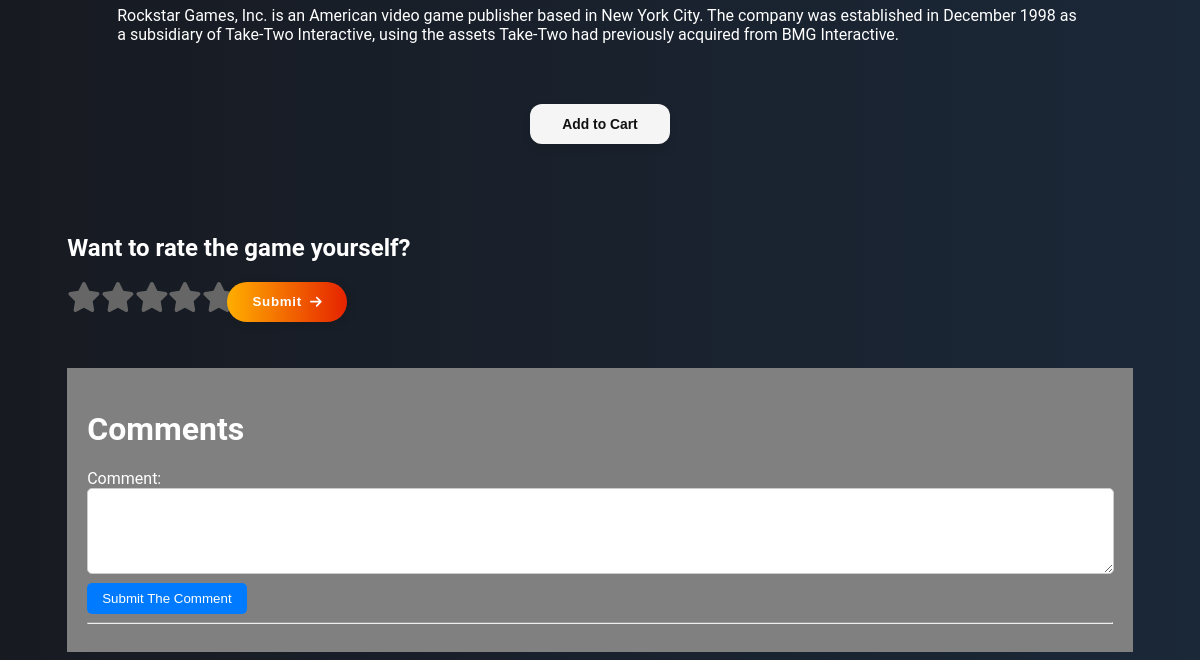
Page /gameDescription.php?gameID=26 (lower part) on the earlier database version.
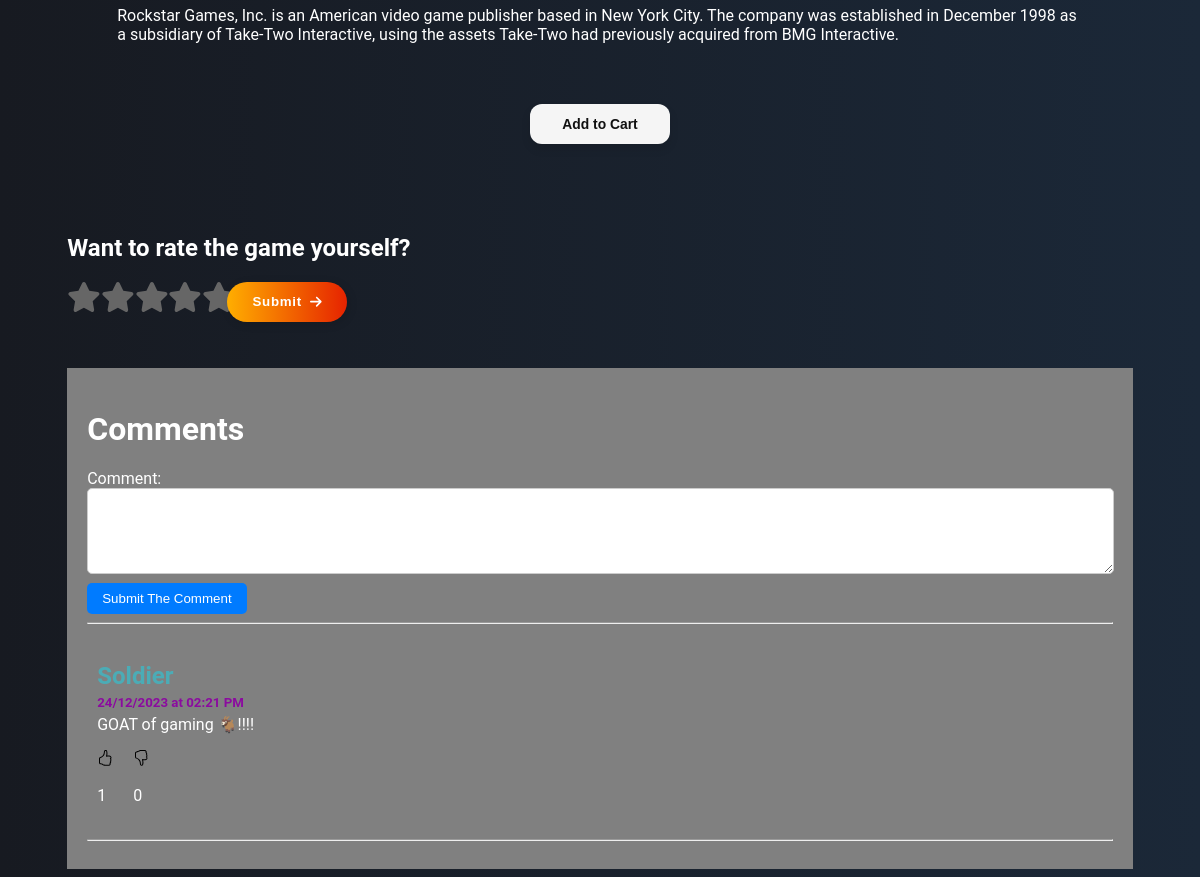
Same page on the later database version.
### tables this page shows
CREATE TABLE `comments` (
  `id` int(11) NOT NULL,
  `g_id` int(11) NOT NULL,
  `u_id` int(11) NOT NULL,
  `comment` text NOT NULL,
  `date_time` datetime DEFAULT NULL
);

### gameDescription.php (the view, shortened to what the changed rows need)
<?php
include("connection.php");
if (!isset($_GET['gameID'])) {
    header("Location: shop.php");
} else {
    $gameID = $_GET['gameID'];
    $sql = "UPDATE games SET views = views + 1 WHERE id = '$gameID'";
    mysqli_query($con, $sql);
}
?>
<!DOCTYPE html>
<html lang="en">
<head>
    <link rel="stylesheet" href="style.css" />
</head>
<body>
    <div class="content" style="display: none">
        <div class="container">
            <div class="gameDescription">
                <h2>Want to rate the game yourself?</h2>
                <div class="comments">
                    <h1>Comments</h1>
                    <div class="comment_form">
                        <form action="commentProcess.php" method="POST">
                            <label for="comment">Comment:</label><br>
                            <textarea name="comment" id="comment" cols="50" rows="4"></textarea><br>
                        </form>
                    </div>
                    <hr>
                    <?php
                    $sql = "SELECT c.*, u.username,
                                COUNT(lc.u_id) AS likes,
                                COUNT(dc.u_id) AS dislikes
                            FROM comments c
                            INNER JOIN user u ON c.u_id = u.id
                            LEFT JOIN like_comment lc ON c.id = lc.c_id
                            LEFT JOIN dislike_comment dc ON c.id = dc.c_id
                            WHERE c.g_id = '$gameID'
                            GROUP BY c.id
                            ORDER BY c.date_time DESC;";
                    $result = mysqli_query($con, $sql);
                    while ($row = mysqli_fetch_assoc($result)) {
                        $commentID = $row['id'];
                        $username = $row['username'];
                        $comment = $row['comment'];
                        $date_time = $row['date_time'];
                        $date = date("d/m/Y", strtotime($date_time));
                        $time = date("h:i A", strtotime($date_time));
                        $likes = $row['likes'];
                        $dislikes = $row['dislikes'];
                        if (isset($_SESSION['user_id'])) {
                            $sql_likes = "SELECT * FROM like_comment WHERE u_id = '$_SESSION[user_id]' AND c_id = '$commentID'";
                            $result_likes = mysqli_query($con, $sql_likes);
                            if (mysqli_num_rows($result_likes) > 0) {
                                $hasLiked = true;
                            } else {
                                $hasLiked = false;
                            }
                            $sql_dislikes = "SELECT * FROM dislike_comment WHERE u_id = '$_SESSION[user_id]' AND c_id = '$commentID'";
                            $result_dislikes = mysqli_query($con, $sql_dislikes);
                            if (mysqli_num_rows($result_dislikes) > 0) {
                                $hasDisliked = true;
                            } else {
                                $hasDisliked = false;
                            }
                            echo '<div id="comment-' . $commentID . '" class="comment" >
                        <h2 class="comment_username">' . $username . '</h2>
                        <h5 class="comment_date">' . $date . ' at ' . $time . '</h5>
                        <p class="comment_text">' . $comment . '</p>
                        <div class="comment_likes" >
                            <div  class="comment_like">';
                            echo '
                                <svg id="like-' . $commentID . '" data-comment-id="' . $commentID  . '" xmlns="http://www.w3.org/2000/svg" width="16" height="16" fill="currentColor" class="bi bi-hand-thumbs-up';
                            if ($hasLiked) {
                                echo ' liked';
                            }
                            echo '" viewBox="0 0 16 16">
                                    <path d="M6.956 1.745C7.021.81 7.908.087 8.864.325l.261.066c.463.116.874.456 1.012.965.22.816.533 2.511.062 4.51a9.84 9.84 0 0 1 .443-.051c.713-.065 1.669-.072 2.516.21.518.173.994.681 1.2 1.273.184.532.16 1.162-.234 1.733.058.119.103.242.138.363.077.27.113.567.113.856 0 .289-.036.586-.113.856-.039.135-.09.273-.16.404.169.387.107.819-.003 1.148a3.163 3.163 0 0 1-.488.901c.054.152.076.312.076.465 0 .305-.089.625-.253.912C13.1 15.522 12.437 16 11.5 16H8c-.605 0-1.07-.081-1.466-.218a4.82 4.82 0 0 1-.97-.484l-.048-.03c-.504-.307-.999-.609-2.068-.722C2.682 14.464 2 13.846 2 13V9c0-.85.685-1.432 1.357-1.615.849-.232 1.574-.787 2.132-1.41.56-.627.914-1.28 1.039-1.639.199-.575.356-1.539.428-2.59z"/>
                                </svg>';
                            echo '
                                <p id="like-count-' . $commentID . '" class="comment_like_text">' . $likes . '</p>
                            </div>
                            <div  class="comment_dislike" >';
                            echo '
                                <svg id="dislike-' . $commentID . '" data-comment-id="' . $commentID  . '" xmlns="http://www.w3.org/2000/svg" width="16" height="16" fill="currentColor" class="bi bi-hand-thumbs-down';
                            if ($hasDisliked) {
                                echo ' disliked';
                            }
                            echo '" viewBox="0 0 16 16">
                                    <path d="M6.956 14.534c.065.936.952 1.659 1.908 1.42l.261-.065a1.378 1.378 0 0 0 1.012-.965c.22-.816.533-2.512.062-4.51.136.02.285.037.443.051.713.065 1.669.071 2.516-.211.518-.173.994-.68 1.2-1.272a1.896 1.896 0 0 0-.234-1.734c.058-.118.103-.242.138-.362.077-.27.113-.568.113-.856 0-.29-.036-.586-.113-.857a2.094 2.094 0 0 0-.16-.403c.169-.387.107-.82-.003-1.149a3.162 3.162 0 0 0-.488-.9c.054-.153.076-.313.076-.465a1.86 1.86 0 0 0-.253-.912C13.1.757 12.437.28 11.5.28H8c-.605 0-1.07.08-1.466.217a4.823 4.823 0 0 0-.97.485l-.048.029c-.504.308-.999.61-2.068.723C2.682 1.815 2 2.434 2 3.279v4c0 .851.685 1.433 1.357 1.616.849.232 1.574.787 2.132 1.41.56.626.914 1.28 1.039 1.638.199.575.356 1.54.428 2.591z"/>
                                </svg>';
                            echo
                            '<p id="dislike-count-' . $commentID . '" class="comment_dislike_text">' . $dislikes . '</p>
                            </div>';
                            if ($username == $_SESSION['username']) {
                                echo '
                                <div class="comment_edit">
                                    <svg style="position:relative; top:-25px" data-comment-id="' . $commentID  . '" xmlns="http://www.w3.org/2000/svg" width="16" height="16" fill="currentColor" class="bi bi-pencil-square" viewBox="0 0 16 16">
                                        <path d="M15.502 1.94a.5.5 0 0 1 0 .706L14.459 3.69l-2-2L13.502.646a.5.5 0 0 1 .707 0l1.293 1.293zm-1.75 2.456-2-2L4.939 9.21a.5.5 0 0 0-.121.196l-.805 2.414a.25.25 0 0 0 .316.316l2.414-.805a.5.5 0 0 0 .196-.12l6.813-6.814z"/>
                                        <path fill-rule="evenodd" d="M1 13.5A1.5 1.5 0 0 0 2.5 15h11a1.5 1.5 0 0 0 1.5-1.5v-6a.5.5 0 0 0-1 0v6a.5.5 0 0 1-.5.5h-11a.5.5 0 0 1-.5-.5v-11a.5.5 0 0 1 .5-.5H9a.5.5 0 0 0 0-1H2.5A1.5 1.5 0 0 0 1 2.5z"/>
                                    </svg>
                                </div>
                                ';
                                echo '
                                <div class="comment_delete" >
                                    <svg style="position:relative; top:-25px" data-comment-id="' . $commentID  . '" xmlns="http://www.w3.org/2000/svg" width="16" height="16" fill="currentColor" class="bi deleteComment bi-trash3" viewBox="0 0 16 16">
                                        <path data-comment-id="' . $commentID  . '" d="M6.5 1h3a.5.5 0 0 1 .5.5v1H6v-1a.5.5 0 0 1 .5-.5M11 2.5v-1A1.5 1.5 0 0 0 9.5 0h-3A1.5 1.5 0 0 0 5 1.5v1H2.506a.58.58 0 0 0-.01 0H1.5a.5.5 0 0 0 0 1h.538l.853 10.66A2 2 0 0 0 4.885 16h6.23a2 2 0 0 0 1.994-1.84l.853-10.66h.538a.5.5 0 0 0 0-1h-.995a.59.59 0 0 0-.01 0zm1.958 1-.846 10.58a1 1 0 0 1-.997.92h-6.23a1 1 0 0 1-.997-.92L3.042 3.5zm-7.487 1a.5.5 0 0 1 .528.47l.5 8.5a.5.5 0 0 1-.998.06L5 5.03a.5.5 0 0 1 .47-.53Zm5.058 0a.5.5 0 0 1 .47.53l-.5 8.5a.5.5 0 1 1-.998-.06l.5-8.5a.5.5 0 0 1 .528-.47ZM8 4.5a.5.5 0 0 1 .5.5v8.5a.5.5 0 0 1-1 0V5a.5.5 0 0 1 .5-.5"/>
                                    </svg>
                                </div>';
                            }
                            echo '
                        </div>
                        <hr>
                    </div>
                    ';
                        } else {
                            echo '
                            <div class="comment" >
                        <h2 class="comment_username">' . $username . '</h2>
                        <h5 class="comment_date">' . $date . ' at ' . $time . '</h5>
                        <p class="comment_text">' . $comment . '</p>
                        <div class="comment_likes" >
                            <div class="comment_like">
                            <svg data-comment-id="' . $commentID  . '" xmlns="http://www.w3.org/2000/svg" width="16" height="16" fill="currentColor" class="bi bi-hand-thumbs-up" viewBox="0 0 16 16">
                                    <path d="M8.864.046C7.908-.193 7.02.53 6.956 1.466c-.072 1.051-.23 2.016-.428 2.59-.125.36-.479 1.013-1.04 1.639-.557.623-1.282 1.178-2.131 1.41C2.685 7.288 2 7.87 2 8.72v4.001c0 .845.682 1.464 1.448 1.545 1.07.114 1.564.415 2.068.723l.048.03c.272.165.578.348.97.484.397.136.861.217 1.466.217h3.5c.937 0 1.599-.477 1.934-1.064a1.86 1.86 0 0 0 .254-.912c0-.152-.023-.312-.077-.464.201-.263.38-.578.488-.901.11-.33.172-.762.004-1.149.069-.13.12-.269.159-.403.077-.27.113-.568.113-.857 0-.288-.036-.585-.113-.856a2.144 2.144 0 0 0-.138-.362 1.9 1.9 0 0 0 .234-1.734c-.206-.592-.682-1.1-1.2-1.272-.847-.282-1.803-.276-2.516-.211a9.84 9.84 0 0 0-.443.05 9.365 9.365 0 0 0-.062-4.509A1.38 1.38 0 0 0 9.125.111zM11.5 14.721H8c-.51 0-.863-.069-1.14-.164-.281-.097-.506-.228-.776-.393l-.04-.024c-.555-.339-1.198-.731-2.49-.868-.333-.036-.554-.29-.554-.55V8.72c0-.254.226-.543.62-.65 1.095-.3 1.977-.996 2.614-1.708.635-.71 1.064-1.475 1.238-1.978.243-.7.407-1.768.482-2.85.025-.362.36-.594.667-.518l.262.066c.16.04.258.143.288.255a8.34 8.34 0 0 1-.145 4.725.5.5 0 0 0 .595.644l.003-.001.014-.003.058-.014a8.908 8.908 0 0 1 1.036-.157c.663-.06 1.457-.054 2.11.164.175.058.45.3.57.65.107.308.087.67-.266 1.022l-.353.353.353.354c.043.043.105.141.154.315.048.167.075.37.075.581 0 .212-.027.414-.075.582-.05.174-.111.272-.154.315l-.353.353.353.354c.047.047.109.177.005.488a2.224 2.224 0 0 1-.505.805l-.353.353.353.354c.006.005.041.05.041.17a.866.866 0 0 1-.121.416c-.165.288-.503.56-1.066.56z"/>
                                </svg>
                                <p class="comment_like_text">' . $likes . '</p>
                            </div>
                            <div class="comment_dislike" >
                            <svg data-comment-id="' . $commentID  .
                                '" xmlns="http://www.w3.org/2000/svg" width="16" height="16" fill="currentColor" class="bi bi-hand-thumbs-down" viewBox="0 0 16 16">
                                    <path d="M8.864 15.674c-.956.24-1.843-.484-1.908-1.42-.072-1.05-.23-2.015-.428-2.59-.125-.36-.479-1.012-1.04-1.638-.557-.624-1.282-1.179-2.131-1.41C2.685 8.432 2 7.85 2 7V3c0-.845.682-1.464 1.448-1.546 1.07-.113 1.564-.415 2.068-.723l.048-.029c.272-.166.578-.349.97-.484C6.931.08 7.395 0 8 0h3.5c.937 0 1.599.478 1.934 1.064.164.287.254.607.254.913 0 .152-.023.312-.077.464.201.262.38.577.488.9.11.33.172.762.004 1.15.069.13.12.268.159.403.077.27.113.567.113.856 0 .289-.036.586-.113.856-.035.12-.08.244-.138.363.394.571.418 1.2.234 1.733-.206.592-.682 1.1-1.2 1.272-.847.283-1.803.276-2.516.211a9.877 9.877 0 0 1-.443-.05 9.364 9.364 0 0 1-.062 4.51c-.138.508-.55.848-1.012.964zM11.5 1H8c-.51 0-.863.068-1.14.163-.281.097-.506.229-.776.393l-.04.025c-.555.338-1.198.73-2.49.868-.333.035-.554.29-.554.55V7c0 .255.226.543.62.65 1.095.3 1.977.997 2.614 1.709.635.71 1.064 1.475 1.238 1.977.243.7.407 1.768.482 2.85.025.362.36.595.667.518l.262-.065c.16-.04.258-.144.288-.255a8.34 8.34 0 0 0-.145-4.726.5.5 0 0 1 .595-.643h.003l.014.004.058.013a8.912 8.912 0 0 0 1.036.157c.663.06 1.457.054 2.11-.163.175-.059.45-.301.57-.651.107-.308.087-.67-.266-1.021L12.793 7l.353-.354c.043-.042.105-.14.154-.315.048-.167.075-.37.075-.581 0-.211-.027-.414-.075-.581-.05-.174-.111-.273-.154-.315l-.353-.354.353-.354c.047-.047.109-.176.005-.488a2.224 2.224 0 0 0-.505-.804l-.353-.354.353-.354c.006-.005.041-.05.041-.17a.866.866 0 0 0-.121-.415C12.4 1.272 12.063 1 11.5 1"/>
                                </svg>
                                <p class="comment_dislike_text">' . $dislikes . '</p>
                            </div>
                        </div>
                    </div>
                    <hr>';
                        }
                    }
                    ?>
                </div>
            </div>
        </div>
    </div>
</body>
</html>

Differences in the rows shown:
added comments: date_time "24/12/2023", date_time "02:21 PM", comment "GOAT of gaming 🐐!!!!", likes "1", dislikes "0"
